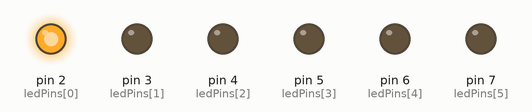
The sketch below on a simulated Arduino Uno, built with avr-gcc and run on an emulated ATmega328P. Parts: output pins drawn as LEDs (lit = HIGH).

Above: at 0.5 s.
At 3.5 s:
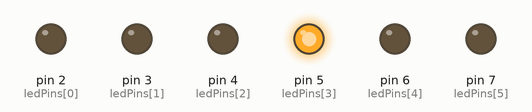
At 4.5 s:
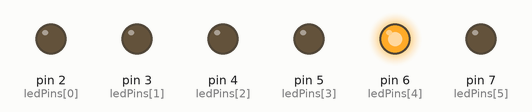
At 6.0 s:
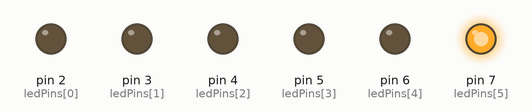
At 10.5 s:
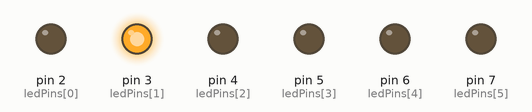
At 14.5 s:
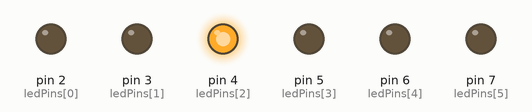
Timing chart, 0 to 15.6 s (numbered marks = the images above):
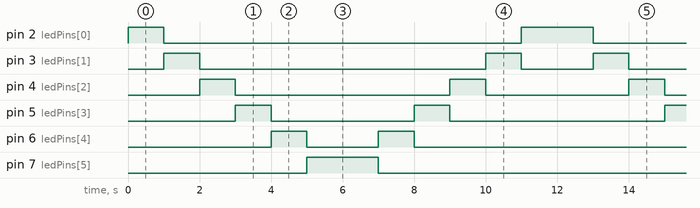

Measured:
- by itself, pin 2 (ledPins[0]): repeats every 12.0 s: LOW 10.0 s, HIGH 2.0 s
- by itself, pin 3 (ledPins[1]): repeats every 12.0 s: LOW 8.0 s, HIGH 1.0 s, LOW 2.0 s, HIGH 1.0 s
- by itself, pin 4 (ledPins[2]): repeats every 12.0 s: LOW 6.0 s, HIGH 1.0 s, LOW 4.0 s, HIGH 1.0 s
- by itself, pin 5 (ledPins[3]): repeats every 12.0 s: LOW 4.0 s, HIGH 1.0 s, LOW 6.0 s, HIGH 1.0 s
- by itself, pin 6 (ledPins[4]): repeats every 12.0 s: LOW 2.0 s, HIGH 1.0 s, LOW 8.0 s, HIGH 1.0 s
- by itself, pin 7 (ledPins[5]): alternates HIGH for 2.0 s and LOW for 10.0 s

The sketch:

5_arrays.ino
```cpp
// C++ code
//
int timer = 1000;
int ledPins[] = {2,3,4,5,6,7};
int pinCount = 6;

void setup()
{
  for(int i = 0;i<pinCount;i++){
    pinMode(ledPins[i],OUTPUT);
  }
}

void loop()
{
  for(int i=0;i<pinCount;i++){
    digitalWrite(ledPins[i],HIGH);
    delay(timer);
    digitalWrite(ledPins[i],LOW);
  }
  for(int i = pinCount-1;i>=0;i--){
    digitalWrite(ledPins[i],HIGH);
    delay(timer);
    digitalWrite(ledPins[i],LOW);
  }
}
```
